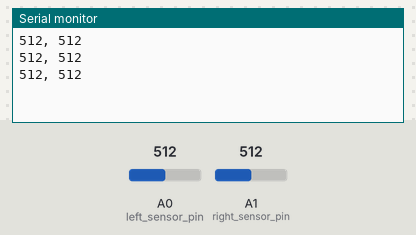
This sketch was run on a simulated Arduino Uno, built with avr-gcc and run on an emulated ATmega328P. Shown: the last lines printed to the serial monitor. The test bench sets the inputs (shaded band); at power-on: A0 (left_sensor_pin) = 512, A1 (right_sensor_pin) = 512.

Above: at 1.2 s.
1.3 s: A0 (left_sensor_pin) set to 716
At 1.86 s:
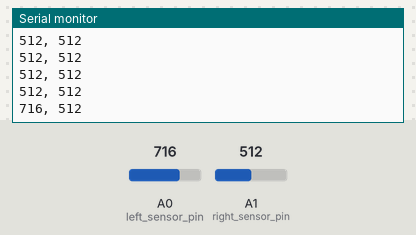
2.8 s: A1 (right_sensor_pin) set to 716
At 3.06 s:
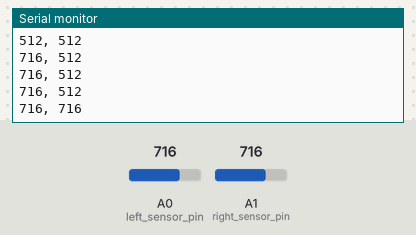
4.3 s: A0 (left_sensor_pin) set to 900
At 4.66 s:
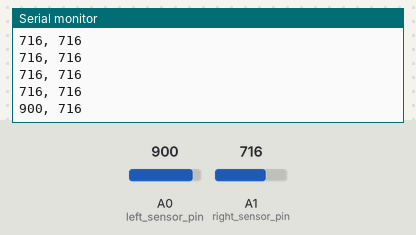
5.8 s: A1 (right_sensor_pin) set to 900
At 5.86 s:
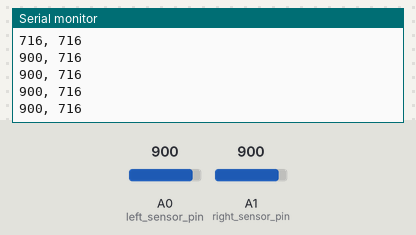
Timing chart, 0 to 8.3 s (numbered marks = the images above; inputs shaded):
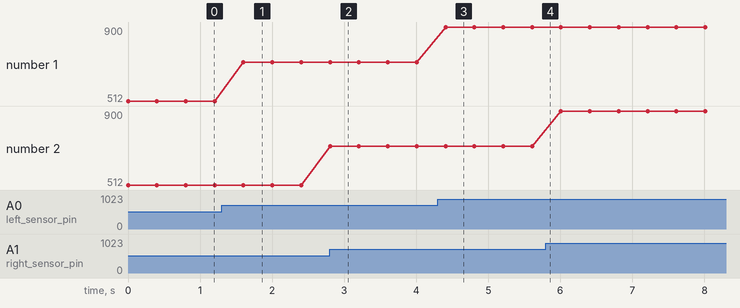

Measured:
- after the input at 1.3 s, the serial monitor: prints a new line after 0.30 s (image 1)
- after the input at 2.8 s, the serial monitor: prints a new line at once (image 2)
- after the input at 4.3 s, the serial monitor: prints a new line after 0.11 s (image 3)
- plotted number 1: 512 → 716 after the input at 1.3 s, 716 → 900 after the input at 4.3 s

The sketch:

test_sensor.ino
```cpp
// Define the analog input pins numbers for the sensors.
  const int left_sensor_pin =A0;
  const int right_sensor_pin =A1;

// Set pins as input and begin serial.
void setup() {
  // Set pins as input.
  pinMode(left_sensor_pin, INPUT);
  pinMode(right_sensor_pin, INPUT);
  // Initialize serial.
  long baudRate = 9600;
  Serial.begin(baudRate);
}

void loop() {
  // Read the voltages at the analog input pins.
  // A voltage of 0-5 V is mapped onto a 10-1023 scale.
  int reading_left = analogRead(left_sensor_pin);
  int reading_right = analogRead(right_sensor_pin);

  // Print the analog readings onto serial monitor.
  Serial.print(reading_left); Serial.print(", ");
  Serial.println(reading_right);
  delay(400);
}

// 800 is a good threshold?
```
